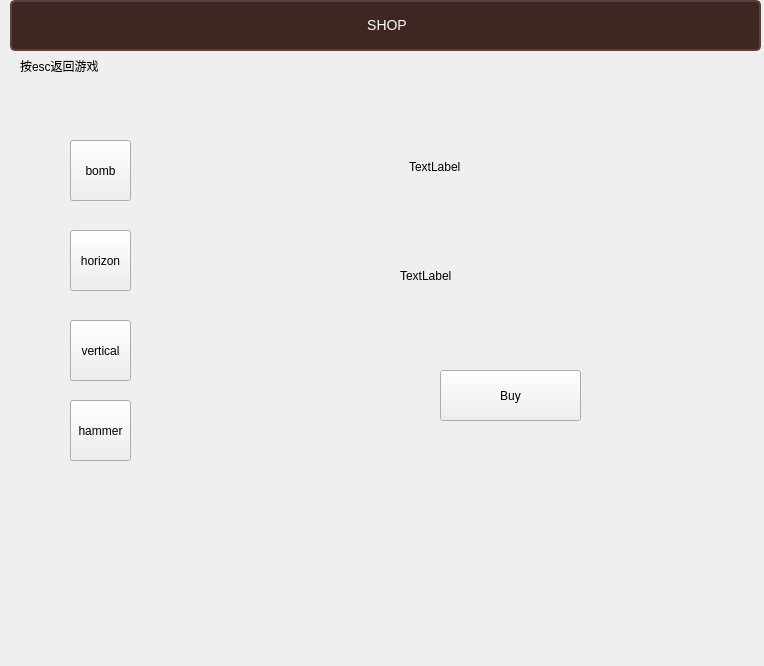
<?xml version="1.0" encoding="UTF-8"?>
<ui version="4.0">
 <class>ShopWidget</class>
 <widget class="QWidget" name="ShopWidget">
  <property name="geometry">
   <rect>
    <x>0</x>
    <y>0</y>
    <width>764</width>
    <height>666</height>
   </rect>
  </property>
  <property name="windowTitle">
   <string>Form</string>
  </property>
  <widget class="QPushButton" name="bomb">
   <property name="geometry">
    <rect>
     <x>70</x>
     <y>140</y>
     <width>61</width>
     <height>61</height>
    </rect>
   </property>
   <property name="text">
    <string>bomb</string>
   </property>
  </widget>
  <widget class="QPushButton" name="horizon">
   <property name="geometry">
    <rect>
     <x>70</x>
     <y>230</y>
     <width>61</width>
     <height>61</height>
    </rect>
   </property>
   <property name="text">
    <string>horizon</string>
   </property>
  </widget>
  <widget class="QPushButton" name="vertical">
   <property name="geometry">
    <rect>
     <x>70</x>
     <y>320</y>
     <width>61</width>
     <height>61</height>
    </rect>
   </property>
   <property name="text">
    <string>vertical</string>
   </property>
  </widget>
  <widget class="QPushButton" name="Buy">
   <property name="geometry">
    <rect>
     <x>440</x>
     <y>370</y>
     <width>141</width>
     <height>51</height>
    </rect>
   </property>
   <property name="text">
    <string>Buy</string>
   </property>
  </widget>
  <widget class="QLabel" name="label_2">
   <property name="geometry">
    <rect>
     <x>10</x>
     <y>0</y>
     <width>751</width>
     <height>51</height>
    </rect>
   </property>
   <property name="styleSheet">
    <string notr="true">


QLabel {
    background-color: #3E2723;  /* 深咖啡色背景 */
    color: white;  /* 白色文字 */
    border: 2px solid #5D4037;  /* 边框颜色为稍浅的咖啡色 */
    border-radius: 5px;  /* 圆角效果 */
    padding: 10px;  /* 内边距 */
    text-align: center;  /* 文字居中 */
    font-size: 14px;  /* 字体大小 */
font: 18pt &quot;Broadway&quot;;
}


QLabel:pressed {
    background-color: #5D4037;  /* 点击时背景色变为更深的咖啡色 */
    border-color: #3E2723;  /* 点击时边框颜色变深 */
}
</string>
   </property>
   <property name="text">
    <string>&lt;html&gt;&lt;head/&gt;&lt;body&gt;&lt;p align=&quot;center&quot;&gt;SHOP&lt;/p&gt;&lt;/body&gt;&lt;/html&gt;</string>
   </property>
  </widget>
  <widget class="QLabel" name="label_4">
   <property name="geometry">
    <rect>
     <x>20</x>
     <y>40</y>
     <width>111</width>
     <height>51</height>
    </rect>
   </property>
   <property name="text">
    <string>按esc返回游戏</string>
   </property>
  </widget>
  <widget class="QLabel" name="introduction">
   <property name="geometry">
    <rect>
     <x>400</x>
     <y>230</y>
     <width>191</width>
     <height>91</height>
    </rect>
   </property>
   <property name="text">
    <string>TextLabel</string>
   </property>
  </widget>
  <widget class="QLabel" name="picture">
   <property name="geometry">
    <rect>
     <x>409</x>
     <y>131</y>
     <width>171</width>
     <height>71</height>
    </rect>
   </property>
   <property name="text">
    <string>TextLabel</string>
   </property>
  </widget>
  <widget class="QLabel" name="score">
   <property name="geometry">
    <rect>
     <x>140</x>
     <y>70</y>
     <width>171</width>
     <height>31</height>
    </rect>
   </property>
   <property name="text">
    <string/>
   </property>
  </widget>
  <widget class="QLabel" name="bombLabel">
   <property name="geometry">
    <rect>
     <x>140</x>
     <y>150</y>
     <width>71</width>
     <height>41</height>
    </rect>
   </property>
   <property name="text">
    <string/>
   </property>
  </widget>
  <widget class="QLabel" name="horizonLabel">
   <property name="geometry">
    <rect>
     <x>140</x>
     <y>240</y>
     <width>111</width>
     <height>41</height>
    </rect>
   </property>
   <property name="text">
    <string/>
   </property>
  </widget>
  <widget class="QLabel" name="verticalLabel">
   <property name="geometry">
    <rect>
     <x>140</x>
     <y>330</y>
     <width>111</width>
     <height>41</height>
    </rect>
   </property>
   <property name="text">
    <string/>
   </property>
  </widget>
  <widget class="QPushButton" name="hammer">
   <property name="geometry">
    <rect>
     <x>70</x>
     <y>400</y>
     <width>61</width>
     <height>61</height>
    </rect>
   </property>
   <property name="text">
    <string>hammer</string>
   </property>
  </widget>
  <widget class="QLabel" name="hammerLabel">
   <property name="geometry">
    <rect>
     <x>150</x>
     <y>410</y>
     <width>111</width>
     <height>41</height>
    </rect>
   </property>
   <property name="text">
    <string/>
   </property>
  </widget>
 </widget>
 <resources/>
 <connections/>
</ui>
